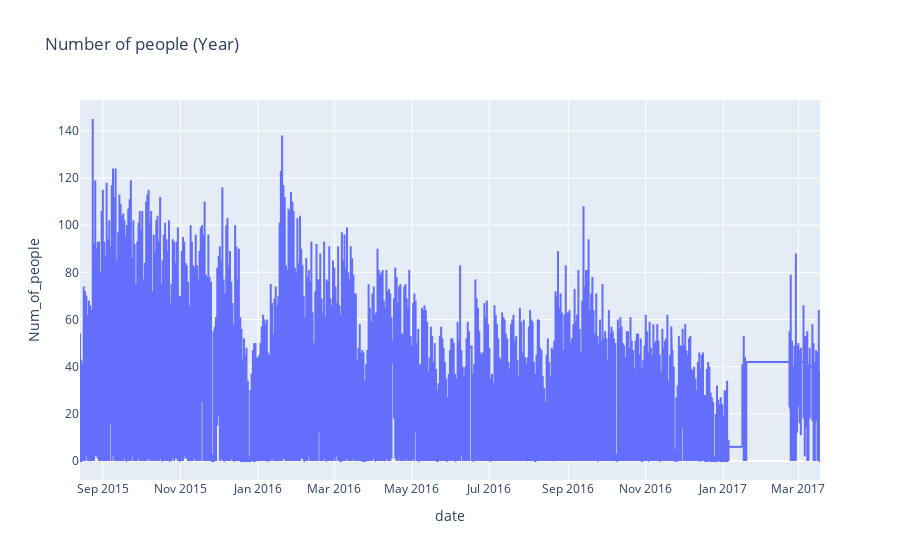

The cell this chart's notebook holds for it:
### Code cell
plotl(df, 'date', df.columns[-1], 'Number of people (Year)')

### Figure 1 — Plotly figure (JSON) as saved in the notebook; plotly's stock layout.template omitted (floating-point values rounded to 4 significant figures; data arrays with more than 128 entries replaced by an {"elided": "..."} marker saying what was removed)
{"data": [{"hovertemplate": "date=%{x}<br>Num_of_people=%{y}<extra></extra>", "legendgroup": "", "line": {"color": "#636efa", "dash": "solid"}, "marker": {"symbol": "circle"}, "mode": "lines", "name": "", "showlegend": false, "type": "scattergl", "x": {"elided": "62183 str values"}, "xaxis": "x", "y": {"elided": "62183 int values"}, "yaxis": "y"}], "layout": {"legend": {"tracegroupgap": 0}, "title": {"text": "Number of people (Year)"}, "xaxis": {"anchor": "y", "domain": [0, 1], "title": {"text": "date"}}, "yaxis": {"anchor": "x", "domain": [0, 1], "title": {"text": "Num_of_people"}}}}
